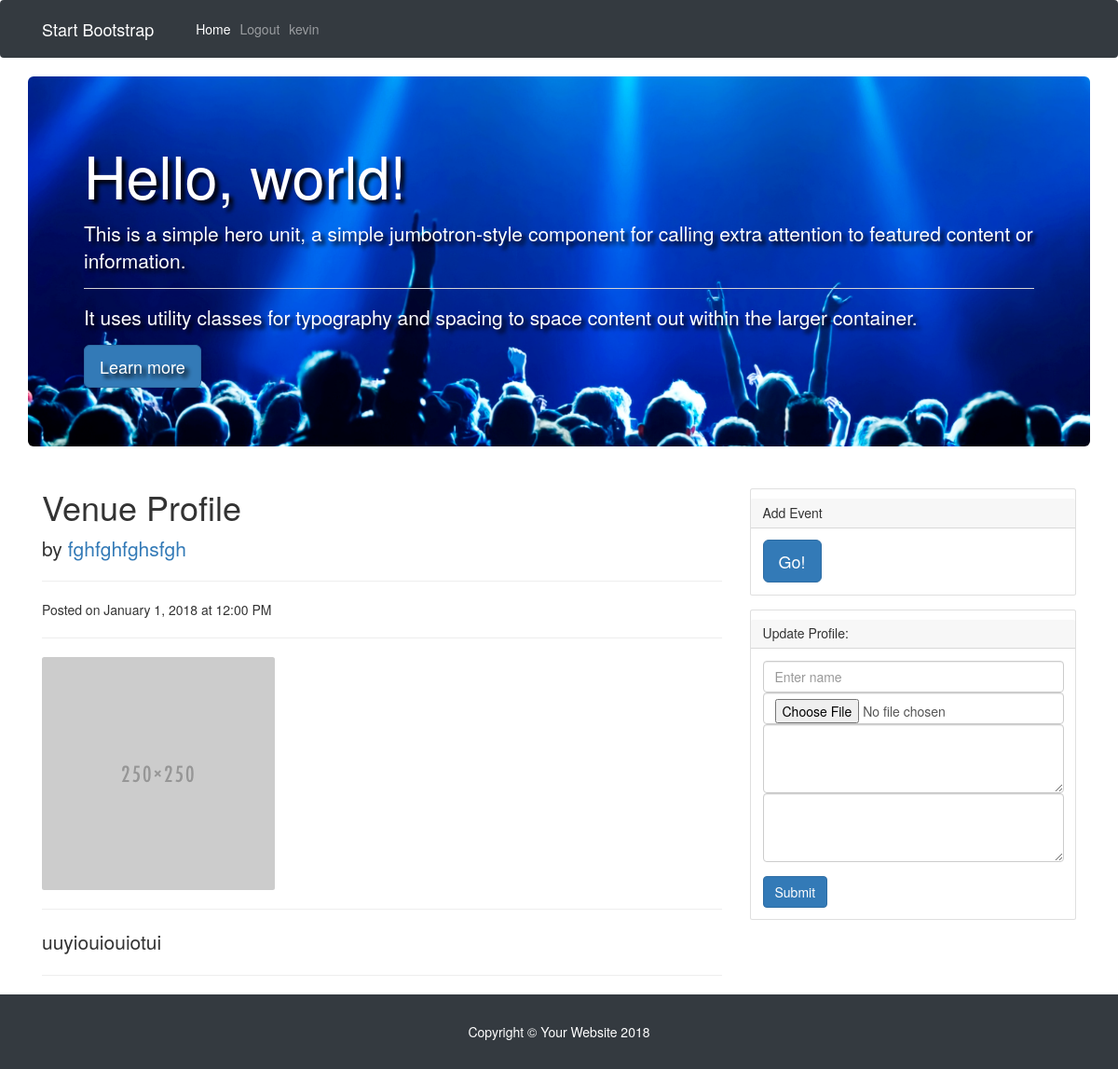
Screenshot of /profile.php (signed in) with the database file from the repository.
### tables this page shows
CREATE TABLE IF NOT EXISTS `venue` (
  `id` int(11) NOT NULL,
  `name` varchar(250) DEFAULT NULL,
  `address` mediumtext,
  `image` varchar(200) DEFAULT NULL,
  `bio` longtext,
  `rating` float DEFAULT NULL,
  PRIMARY KEY (`id`),
  CONSTRAINT `FK_venue_users` FOREIGN KEY (`id`) REFERENCES `users` (`id`) ON DELETE CASCADE ON UPDATE CASCADE
);

### profile.php (called while the page is built, shortened)
<?php
include 'partials/header.php';
include 'partials/home_hero.php';
 include 'partials/profilePartial.php';
 include 'partials/footer.php';

### partials/venueProfile.php (the view, shortened to what this page needs)
<?php
        if (isset($_SESSION['username'])) {
            $id = $_SESSION['id'];
        }
            $query = "SELECT * FROM venue WHERE id = '$id'";
            $result = mysqli_query($conn, $query) or die(mysqli_error($conn));
            $count = mysqli_num_rows($result);
            if ($count > 0) {
                $row = $result->fetch_assoc();
                $name = $row['name'];
                $img = $row['image'];
                $bio = $row['bio'];
            }
?>
        <div class="col-lg-8">
          <h1 class="mt-4">Venue Profile</h1>
          <p class="lead">
            by
            <a href="#"><?php echo $name ?></a>
          </p>
          <hr>
          <p>Posted on January 1, 2018 at 12:00 PM</p>
          <hr>
          <img class="img-fluid rounded" src="<?php echo $img ?>" alt="">
          <hr>
          <p class="lead"><?php echo $bio ?></p>
          <hr>
        </div>
        <div class="col-md-4">
          <div class="card my-4">
            <h5 class="card-header">Add Event</h5>
            <div class="card-body">
              <div class="input-group">
                    <form method="get" action="addEvent.php">
                  <button class="btn btn-primary btn-lg " type="submit" >Go!</button>
                  </form>
              </div>
            </div>
          </div>
         <div class="card my-4">
            <h5 class="card-header">Update Profile:</h5>
            <div class="card-body">
              <form method="post" action="createProfile.php" enctype="multipart/form-data">
                <div class="form-group">
                    <input class="form-control" type="text" name="name" Value="" placeholder="Enter name">
                    <input class="form-control" type="file" name="fileToUpload" id="fileToUpload">
                    <textarea class="form-control" rows="3" name="bio"></textarea>
                    <textarea class="form-control" rows="3" name="address"></textarea>
                </div>
                <button type="submit" name="submit" class="btn btn-primary">Submit</button>
              </form>
            </div>
          </div>
        </div>

### rows the page displays
venue: name "fghfghfghsfgh", image (picture), bio "uuyiouiouiotui"

### other values shown
$userName "kevin"
